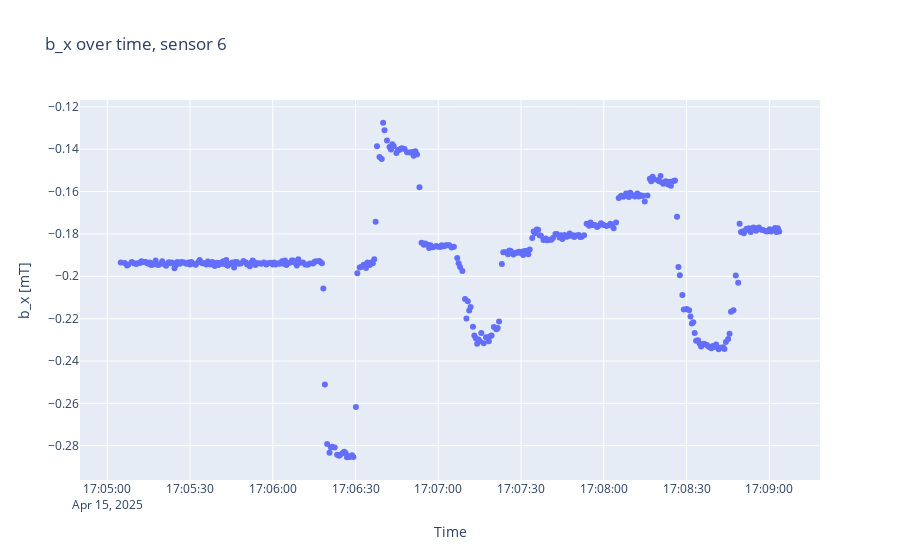
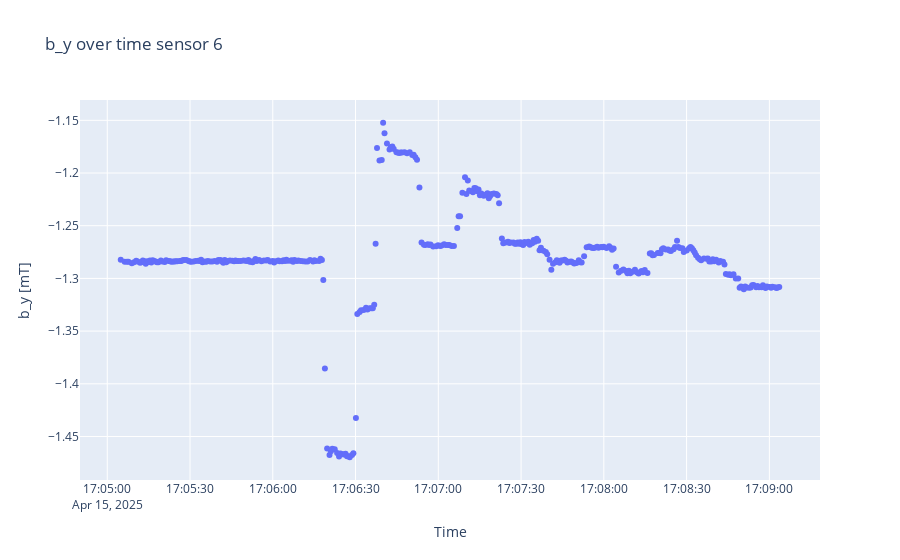

Source (notebook cell) for these figures, in order:
### Code cell
sensorplots(B3, timestamps3, 6)

### Figure 1 — Plotly figure (JSON) as saved in the notebook; plotly's stock layout.template omitted (floating-point values rounded to 4 significant figures; data arrays with more than 128 entries replaced by an {"elided": "..."} marker saying what was removed)
{"data": [{"mode": "markers", "type": "scatter", "x": {"elided": "361 str values"}, "y": {"elided": "361 float values"}}], "layout": {"title": {"text": "b_x over time, sensor 6"}, "xaxis": {"title": {"text": "Time"}}, "yaxis": {"scaleanchor": "y", "title": {"text": "b_x [mT]"}}}}

### Figure 2 — Plotly figure (JSON) as saved in the notebook; plotly's stock layout.template omitted (floating-point values rounded to 4 significant figures; data arrays with more than 128 entries replaced by an {"elided": "..."} marker saying what was removed)
{"data": [{"mode": "markers", "type": "scatter", "x": {"elided": "361 str values"}, "y": {"elided": "361 float values"}}], "layout": {"title": {"text": "b_y over time sensor 6"}, "xaxis": {"title": {"text": "Time"}}, "yaxis": {"scaleanchor": "y", "title": {"text": "b_y [mT]"}}}}
